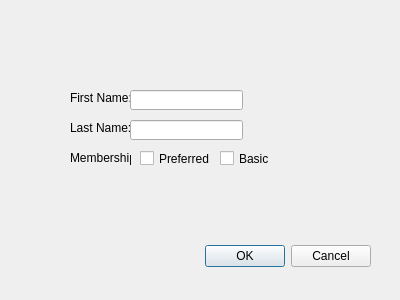
<?xml version="1.0" encoding="UTF-8"?>
<ui version="4.0">
 <class>Dialog</class>
 <widget class="QDialog" name="Dialog">
  <property name="geometry">
   <rect>
    <x>0</x>
    <y>0</y>
    <width>400</width>
    <height>300</height>
   </rect>
  </property>
  <property name="windowTitle">
   <string>Dialog</string>
  </property>
  <widget class="QDialogButtonBox" name="buttonBox">
   <property name="geometry">
    <rect>
     <x>30</x>
     <y>240</y>
     <width>341</width>
     <height>32</height>
    </rect>
   </property>
   <property name="orientation">
    <enum>Qt::Horizontal</enum>
   </property>
   <property name="standardButtons">
    <set>QDialogButtonBox::Cancel|QDialogButtonBox::Ok</set>
   </property>
  </widget>
  <widget class="QLabel" name="label">
   <property name="geometry">
    <rect>
     <x>70</x>
     <y>90</y>
     <width>61</width>
     <height>16</height>
    </rect>
   </property>
   <property name="text">
    <string>First Name:</string>
   </property>
  </widget>
  <widget class="QLabel" name="label_2">
   <property name="geometry">
    <rect>
     <x>70</x>
     <y>120</y>
     <width>61</width>
     <height>16</height>
    </rect>
   </property>
   <property name="text">
    <string>Last Name:</string>
   </property>
  </widget>
  <widget class="QLineEdit" name="lineEdit">
   <property name="geometry">
    <rect>
     <x>130</x>
     <y>90</y>
     <width>113</width>
     <height>20</height>
    </rect>
   </property>
  </widget>
  <widget class="QLineEdit" name="lineEdit_2">
   <property name="geometry">
    <rect>
     <x>130</x>
     <y>120</y>
     <width>113</width>
     <height>20</height>
    </rect>
   </property>
  </widget>
  <widget class="QLabel" name="label_3">
   <property name="geometry">
    <rect>
     <x>70</x>
     <y>150</y>
     <width>61</width>
     <height>16</height>
    </rect>
   </property>
   <property name="text">
    <string>Membership:</string>
   </property>
  </widget>
  <widget class="QCheckBox" name="checkBox">
   <property name="geometry">
    <rect>
     <x>140</x>
     <y>150</y>
     <width>70</width>
     <height>17</height>
    </rect>
   </property>
   <property name="text">
    <string>Preferred</string>
   </property>
  </widget>
  <widget class="QCheckBox" name="checkBox_2">
   <property name="geometry">
    <rect>
     <x>220</x>
     <y>150</y>
     <width>70</width>
     <height>17</height>
    </rect>
   </property>
   <property name="text">
    <string>Basic</string>
   </property>
  </widget>
 </widget>
 <resources/>
 <connections>
  <connection>
   <sender>buttonBox</sender>
   <signal>accepted()</signal>
   <receiver>Dialog</receiver>
   <slot>accept()</slot>
   <hints>
    <hint type="sourcelabel">
     <x>248</x>
     <y>254</y>
    </hint>
    <hint type="destinationlabel">
     <x>157</x>
     <y>274</y>
    </hint>
   </hints>
  </connection>
  <connection>
   <sender>buttonBox</sender>
   <signal>rejected()</signal>
   <receiver>Dialog</receiver>
   <slot>reject()</slot>
   <hints>
    <hint type="sourcelabel">
     <x>316</x>
     <y>260</y>
    </hint>
    <hint type="destinationlabel">
     <x>286</x>
     <y>274</y>
    </hint>
   </hints>
  </connection>
 </connections>
</ui>
